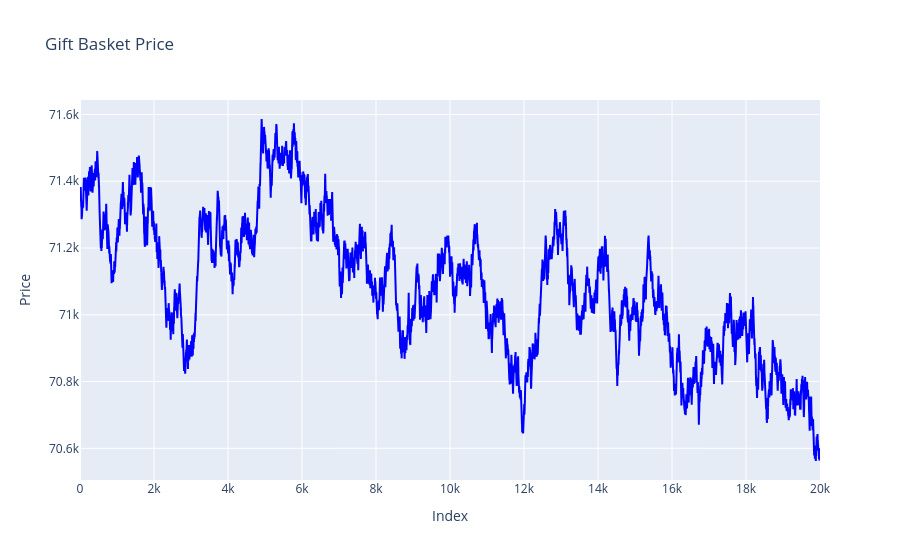

Notebook source saved alongside this figure:
### Code cell
fig = go.Figure()
df_gift_basket = df[df['product'] == 'GIFT_BASKET'].copy()
df_gift_basket['swmid'] = (df_gift_basket['bid_price_1'] * df_gift_basket['ask_volume_1'] + df_gift_basket['ask_price_1'] * df_gift_basket['bid_volume_1']) / (df_gift_basket['ask_volume_1'] + df_gift_basket['bid_volume_1'])
fig.add_trace(go.Scatter(x=df.index, y=df_gift_basket['swmid'], mode='lines', name='Gift Basket Price', line=dict(color='blue')))
fig.update_layout(title_text="Gift Basket Price")
fig.update_xaxes(title_text="Index")
fig.update_yaxes(title_text="Price")
fig.show()

### Figure 1 — Plotly figure (JSON) as saved in the notebook; plotly's stock layout.template omitted (floating-point values rounded to 4 significant figures; data arrays with more than 128 entries replaced by an {"elided": "..."} marker saying what was removed)
{"data": [{"line": {"color": "blue"}, "mode": "lines", "name": "Gift Basket Price", "type": "scatter", "x": {"elided": "80000 int values"}, "y": {"elided": "20000 float values"}}], "layout": {"title": {"text": "Gift Basket Price"}, "xaxis": {"title": {"text": "Index"}}, "yaxis": {"title": {"text": "Price"}}}}
